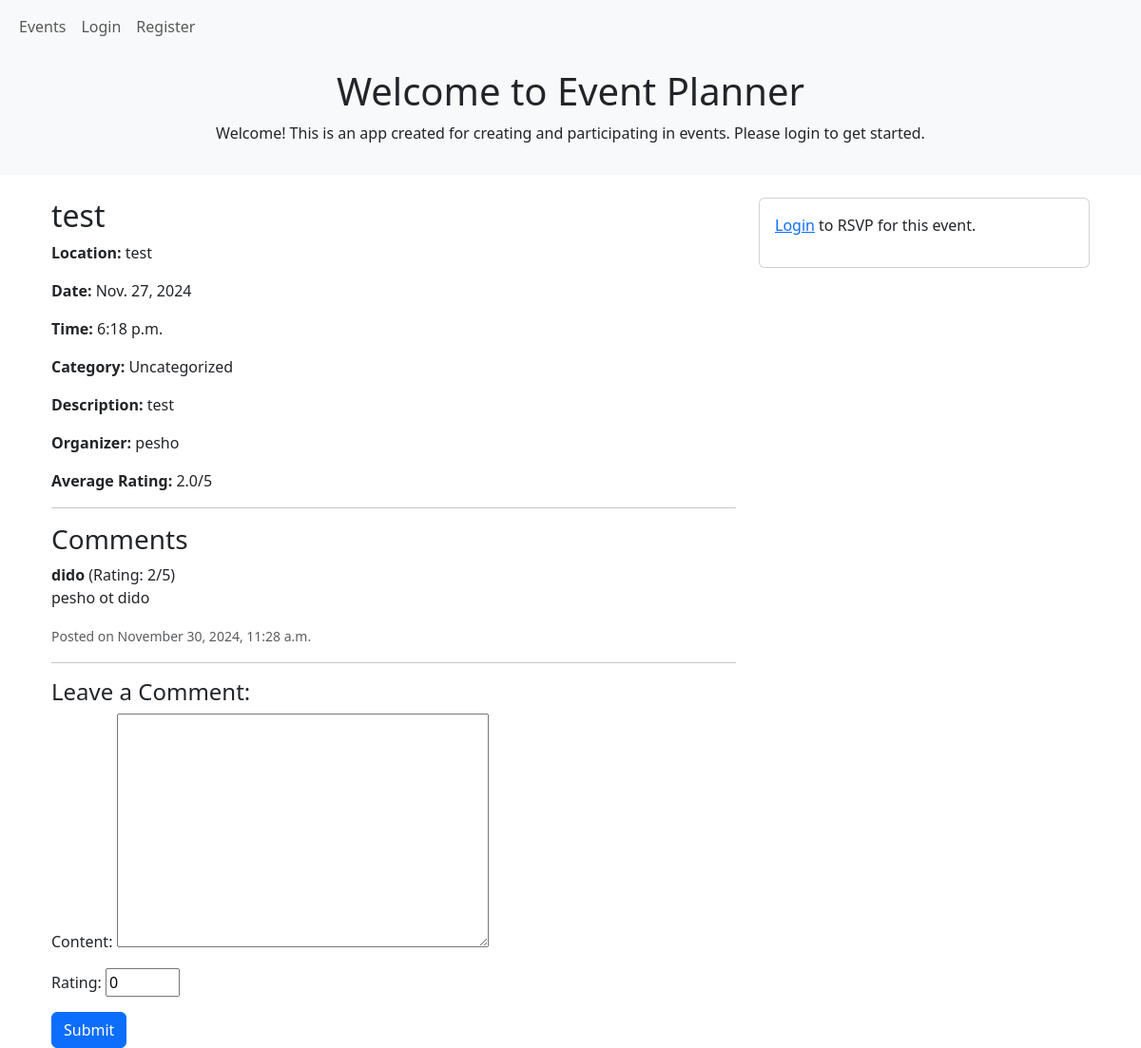
/1/, run on the app's committed database.
### event_planner/events/models.py (models this page shows, shortened)
class Event(models.Model):
    title = models.CharField(max_length=200)
    description = models.TextField()
    date = models.DateField()
    time = models.TimeField()
    location = models.CharField(max_length=255)
    organizer = models.ForeignKey(CustomUser, on_delete=models.CASCADE)
    category = models.ForeignKey(Category, on_delete=models.SET_NULL, null=True, blank=True)
    def average_rating(self):
        ratings = self.comments.filter(rating__gt=0).values_list('rating', flat=True)
        return sum(ratings) / len(ratings) if ratings else 0

class Comment(models.Model):
    event = models.ForeignKey(Event, on_delete=models.CASCADE, related_name='comments')
    user = models.ForeignKey(settings.AUTH_USER_MODEL, on_delete=models.CASCADE, related_name='comments')
    content = models.TextField()
    rating = models.IntegerField(default=0)  # Rating from 0 to 5
    created_at = models.DateTimeField(auto_now_add=True)

### event_planner/accounts/models.py (models this page shows)
class CustomUser(AbstractUser):
    is_organizer = models.BooleanField(default=False)
    is_attendee = models.BooleanField(default=True)

### event_planner/events/views.py (the view, shortened to what this page needs)
# urls.py: path('<int:pk>/', EventDetailView.as_view(), name='event_detail'),  # View event details
class EventDetailView(DetailView):
    model = Event
    template_name = 'events/event_detail.html'
    context_object_name = 'event'
    def get_context_data(self, **kwargs):
        context = super().get_context_data(**kwargs)
        rsvp_status = "No RSVP yet"
        if self.request.user.is_authenticated:
            rsvp = self.object.rsvp_set.filter(attendee=self.request.user).first()
            if rsvp:
                rsvp_status = rsvp.status
        context['rsvp_status'] = rsvp_status
        context['comments'] = self.object.comments.all()
        context['average_rating'] = self.object.average_rating()
        context['form'] = CommentForm()  # Add the comment form to the context
        return context

### event_planner/events/forms.py
class CommentForm(forms.ModelForm):
    class Meta:
        model = Comment
        fields = ['content', 'rating']
        widgets = {
            'rating': forms.NumberInput(attrs={'min': 0, 'max': 5}),
        }

### event_planner/events/templates/events/event_detail.html (shortened to what this page needs)
{% extends 'base.html' %}
{% block content %}
<div class="container mt-4">
    <div class="row">
        <div class="col-md-8">
            <h2>{{ event.title }}</h2>
            <p><strong>Location:</strong> {{ event.location }}</p>
            <p><strong>Date:</strong> {{ event.date }}</p>
            <p><strong>Time:</strong> {{ event.time }}</p>
            <p><strong>Category:</strong> {{ event.category.name|default:"Uncategorized" }}</p>
            <p><strong>Description:</strong> {{ event.description }}</p>
            <p><strong>Organizer:</strong> {{ event.organizer.username }}</p>
            <p><strong>Average Rating:</strong> {{ average_rating|floatformat:1 }}/5</p>
            <hr>
            <h3>Comments</h3>
            {% if comments %}
                {% for comment in comments %}
                <div class="mb-3">
                    <strong>{{ comment.user.username }}</strong> (Rating: {{ comment.rating }}/5)
                    <p>{{ comment.content }}</p>
                    <small class="text-muted">Posted on {{ comment.created_at|date:"F j, Y, g:i a" }}</small>
                    <hr>
                </div>
                {% endfor %}
            {% else %}
                <p>No comments yet. Be the first to comment!</p>
            {% endif %}
            {% if not is_creator %}
                <h4>Leave a Comment:</h4>
                <form method="post" action="">
                    {{ form.as_p }}
                    <button type="submit" class="btn btn-primary">Submit</button>
                </form>
            {% else %}
                <p>You cannot comment or rate your own event.</p>
            {% endif %}
        </div>
        <div class="col-md-4">
            <div class="card">
                <div class="card-body">
                    {% if user.is_authenticated %}
                        <h5>Your RSVP Status:</h5>
                        <p>{{ rsvp_status }}</p>
                        <form method="post" action="">
                            {% csrf_token %}
                            <div class="mb-3">
                                <label for="rsvp_status" class="form-label">Update Your Status:</label>
                                <select class="form-select" name="status" id="rsvp_status">
                                    <option value="Going" {% if rsvp_status == 'Going' %}selected{% endif %}>Going</option>
                                    <option value="Interested" {% if rsvp_status == 'Interested' %}selected{% endif %}>Interested</option>
                                    <option value="Not Going" {% if rsvp_status == 'Not Going' %}selected{% endif %}>Not Going</option>
                                </select>
                            </div>
                            <button type="submit" class="btn btn-primary">Submit</button>
                        </form>
                    {% else %}
                        <p><a href="{% url 'login' %}">Login</a> to RSVP for this event.</p>
                    {% endif %}
                </div>
            </div>
        </div>
    </div>
</div>
{% endblock %}

### data on the page
Event: title "test", location "test", date "Nov. 27, 2024", time "6:18 p.m.", category.name "Uncategorized", description "test", organizer.username "pesho"
Comment: user.username "dido", rating "2", content "pesho ot dido", created_at "November 30, 2024, 11:28 a.m."

### other printed values
{{ average_rating|floatformat:1 }} "2.0"
